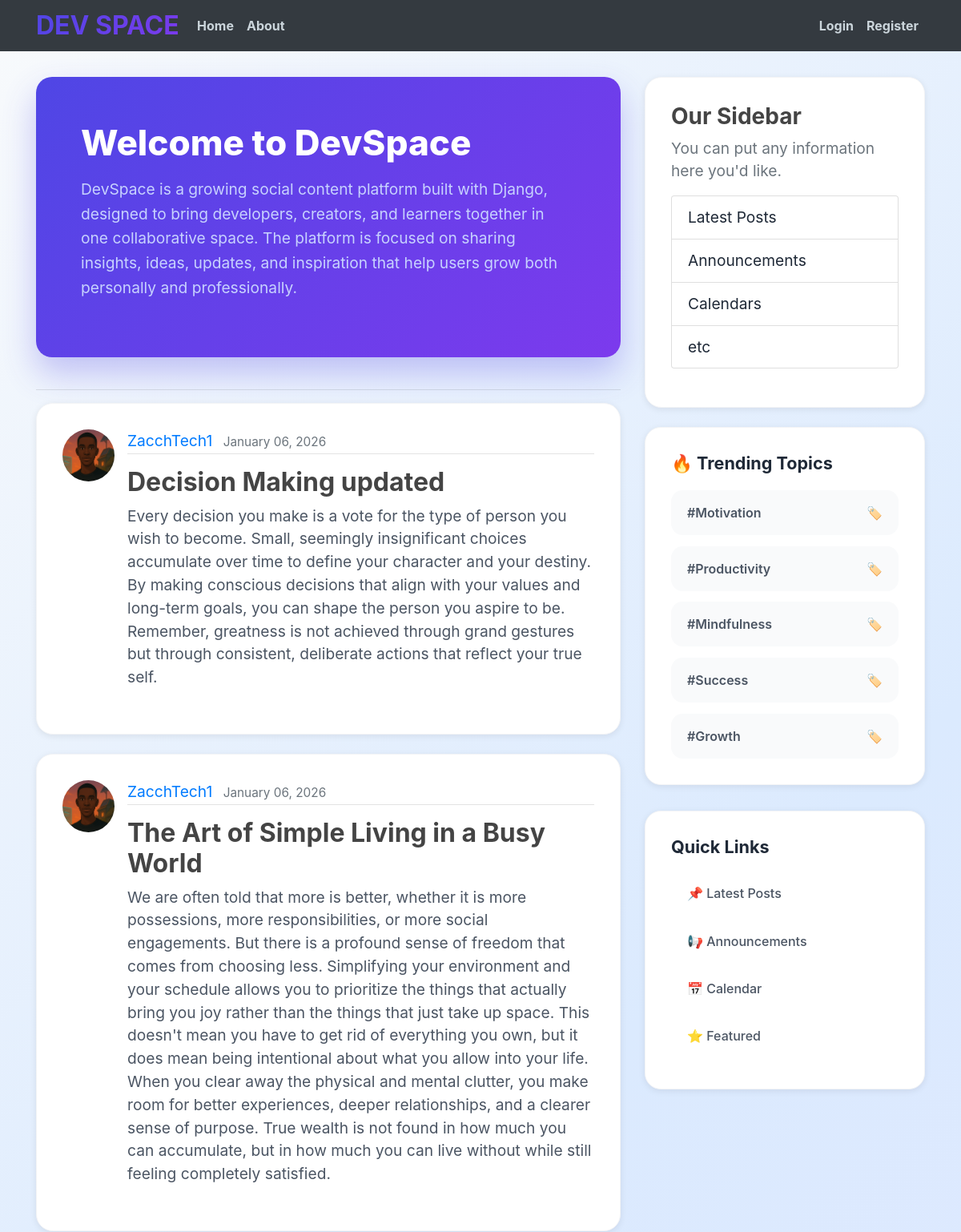
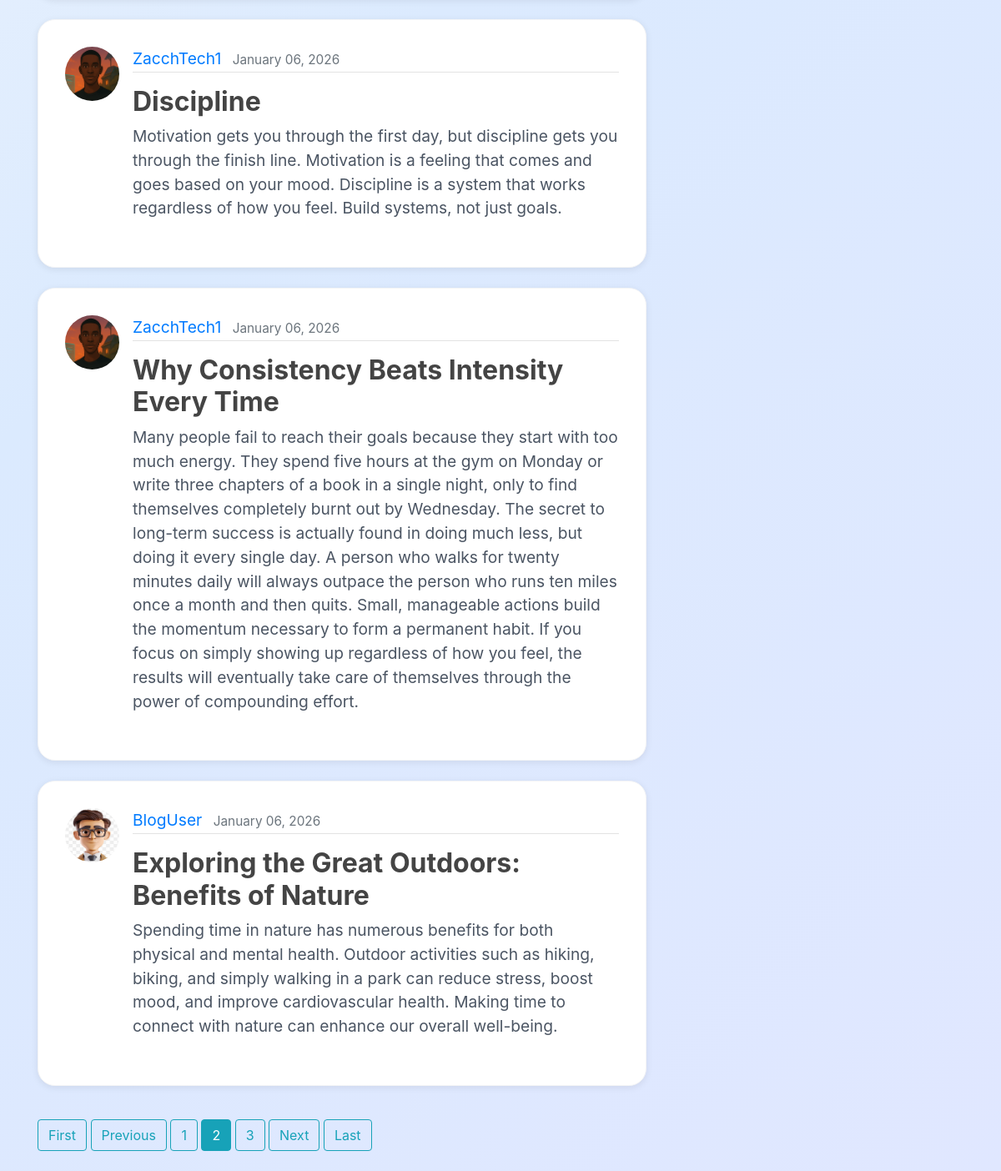
Screenshot of /?page=2 with the database file from the repository (2 pictures, top to bottom).
### blog/models.py (models this page shows, shortened)
class post(models.Model):
    title = models.CharField(max_length=100)
    content = models.TextField()
    date_posted = models.DateTimeField(default=timezone.now)
    author = models.ForeignKey(User, on_delete=models.CASCADE)

### users/models.py (models this page shows, shortened)
class profile(models.Model):
    user = models.OneToOneField(User, on_delete=models.CASCADE)
    image = models.ImageField(default='default.jpg', upload_to='profile_pics')

### blog/views.py (the view)
# urls.py: path('', PostListView.as_view(), name='blog-home'),
class PostListView(ListView):
    model = post
    template_name = 'blog/home.html'
    context_object_name = 'posts'
    ordering = ['-date_posted']
    paginate_by = 5

### blog/templates/blog/home.html
{% extends "blog/base.html" %}
{% block content %}
<div class="hero">
<h2>Welcome to DevSpace</h2>
<p>DevSpace is a growing social content platform built with Django, designed
to bring developers, creators, and learners together in one collaborative space.
 The platform is focused on sharing insights, ideas, updates, and inspiration that help
  users grow both personally and professionally.
</p>
</div>
  <hr>
{% for post in posts %}
<article class="media content-section">
    <img class="rounded-circle article-img" src="{{ post.author.profile.image.url }}">
    <div class="media-body">
        <div class="article-metadata">
            <a class="mr-2" href="{% url 'user-posts' post.author.username %}">
                {{ post.author }}
            </a>
            <small class="text-muted">{{ post.date_posted|date:"F d, Y" }}</small>
        </div>
        <h2>
            <a class="article-title" href="{% url 'post-detail' post.id %}">
                {{ post.title }}
            </a>
        </h2>
        <p class="article-content">{{ post.content }}</p>
    </div>
</article>
{% endfor %}
<div class="paginate">
{% if is_paginated %}
    {% if page_obj.has_previous %}
        <a class="btn btn-outline-info mb-4" href="?page=1">First</a>
        <a class="btn btn-outline-info mb-4" href="?page={{ page_obj.previous_page_number }}">Previous</a>
    {% endif %}
    {% for num in page_obj.paginator.page_range %}
        {% if page_obj.number == num %}
            <a class="btn btn-info mb-4" href="?page={{ num }}">{{ num }}</a>
        {% elif num > page_obj.number|add:"-2" and num < page_obj.number|add:"2" %}
            <a class="btn btn-outline-info mb-4" href="?page={{ num }}">{{ num }}</a>
        {% endif %}
    {% endfor %}
    {% if page_obj.has_next %}
        <a class="btn btn-outline-info mb-4" href="?page={{ page_obj.next_page_number }}">Next</a>
        <a class="btn btn-outline-info mb-4" href="?page={{ page_obj.paginator.num_pages }}">Last</a>
    {% endif %}
{% endif %}
</div>
{% endblock content %}

### blog/static/blog/main.css (style rules this page uses)
* { margin: 0; padding: 0; box-sizing: border-box; }
body { margin-top: 6rem; font-family: -apple-system, BlinkMacSystemFont, 'Segoe UI', Roboto, Oxygen, Ubuntu, Cantarell, sans-serif; background: linear-gradient(135deg, #f8fafc 0%, #dbeafe 50%, #e0e7ff 100%); min-height: 100vh; color: #1f2937; }
h1, h2, h3, h4, h5, h6 { color: #444444; font-weight: bold; }
.hero { background: linear-gradient(135deg, #4f46e5 0%, #7c3aed 100%); border-radius: 1.25rem; padding: 3.5rem; color: white; margin-bottom: 2.5rem; box-shadow: 0 20px 40px rgba(79, 70, 229, 0.3); }
.hero h2 { font-size: 2.75rem; margin-bottom: 1rem; font-weight: 800; color: white; }
.hero p { font-size: 1.2rem; color: #c7d2fe; line-height: 1.6; }
.content-section { background: white; border-radius: 1.3rem; padding: 2rem; margin-bottom: 1.5rem; box-shadow: 0 2px 8px rgba(0, 0, 0, 0.08); border: 1px solid #f3f4f6; transition: all 0.4s; font-size: 1.2rem; }
.article-title { color: #444444; font-weight: bold; }
.article-content { white-space: pre-line; color: #4b5563; margin-bottom: 1.5rem; }
.article-img { height: 65px; width: 65px; margin-right: 16px; }
.article-metadata { padding-bottom: 1px; margin-bottom: 1rem; border-bottom: 1px solid #e3e3e3 }
.paginate { margin-top: 2.5rem; }
@media (max-width:1680px) { .hero { font-size: 10rem; } }

### rows the page displays
post: author.profile.image (picture), author "ZacchTech1", date_posted "January 06, 2026", title "Decision Making updated", content "Every decision you make is a vote for the type of person you wish to become. Small, seemingly insignificant choices accumulate over time to define your character and your destiny. By making conscious decisions that align with your values and long-term goals, you can shape the person you aspire to be. Remember, greatness is not achieved through grand gestures but through consistent, deliberate actions that reflect your true self."
post: author.profile.image (picture), author "ZacchTech1", date_posted "January 06, 2026", title "The Art of Simple Living in a Busy World", content "We are often told that more is better, whether it is more possessions, more responsibilities, or more social engagements. But there is a profound sense of freedom that comes from choosing less. Simplifying your environment and your schedule allows you to prioritize the things that actually bring you joy rather than the things that just take up space. This doesn't mean you have to get rid of everything you own, but it does mean being intentional about what you allow into your life. When you clear away the physical and mental clutter, you make room for better experiences, deeper relationships, and a clearer sense of purpose. True wealth is not found in how much you can accumulate, but in how…"
post: author.profile.image (picture), author "ZacchTech1", date_posted "January 06, 2026", title "Discipline", content "Motivation gets you through the first day, but discipline gets you through the finish line. Motivation is a feeling that comes and goes based on your mood. Discipline is a system that works regardless of how you feel. Build systems, not just goals."
post: author.profile.image (picture), author "ZacchTech1", date_posted "January 06, 2026", title "Why Consistency Beats Intensity Every Time", content "Many people fail to reach their goals because they start with too much energy. They spend five hours at the gym on Monday or write three chapters of a book in a single night, only to find themselves completely burnt out by Wednesday. The secret to long-term success is actually found in doing much less, but doing it every single day. A person who walks for twenty minutes daily will always outpace the person who runs ten miles once a month and then quits. Small, manageable actions build the momentum necessary to form a permanent habit. If you focus on simply showing up regardless of how you feel, the results will eventually take care of themselves through the power of compounding effort."
post: author.profile.image (placeholder picture), author "BlogUser", date_posted "January 06, 2026", title "Exploring the Great Outdoors: Benefits of Nature", content "Spending time in nature has numerous benefits for both physical and mental health. Outdoor activities such as hiking, biking, and simply walking in a park can reduce stress, boost mood, and improve cardiovascular health. Making time to connect with nature can enhance our overall well-being."

### other values shown
{{ num }} "1" "3"
{{ num }} "2"
